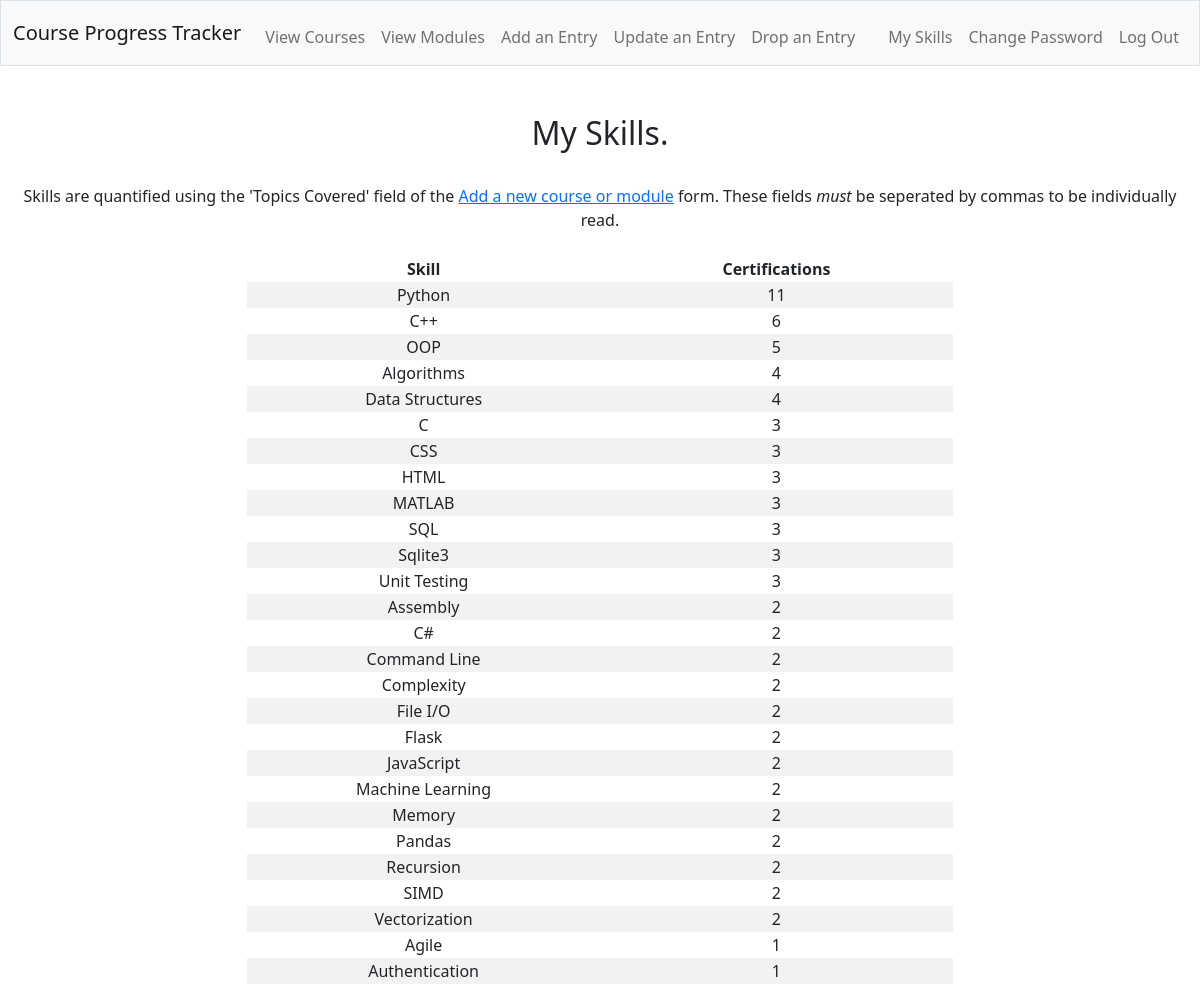
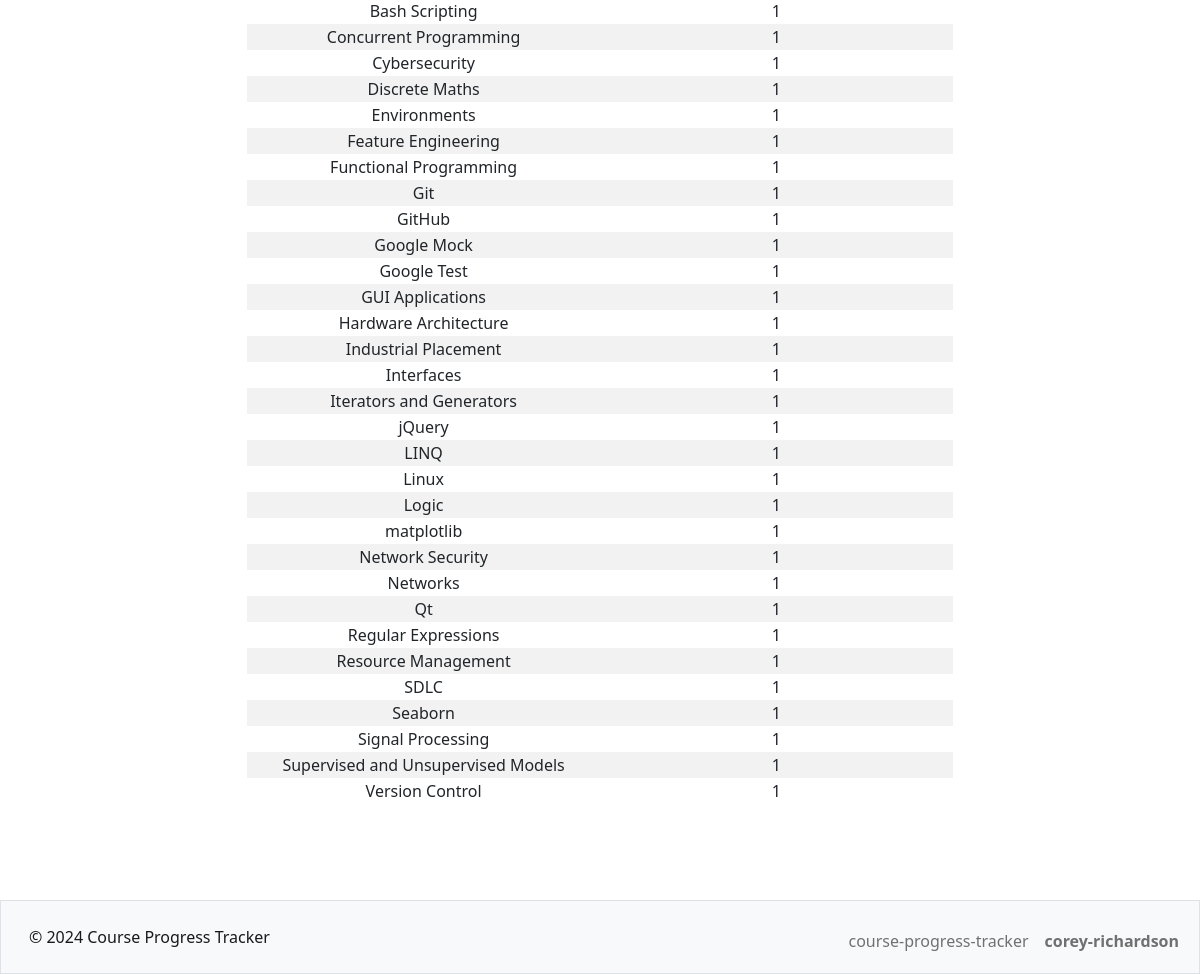
/skills (signed in), run on the app's committed database (2 pictures, top to bottom).
### tables this page shows
CREATE TABLE "courses" (id INTEGER, user_id INTEGER NOT NULL, name TEXT NOT NULL UNIQUE, url TEXT, topics TEXT NOT NULL, desc TEXT NOT NULL, provider TEXT NOT NULL, is_complete INTEGER NOT NULL, is_course BOOL NOT NULL, PRIMARY KEY(id));

### app.py (the view)
@app.route("/skills")
@login_required
def skills():
    course_topics = db.execute(
        "SELECT topics FROM courses \
        WHERE user_id = ? AND is_complete = 2",
        (session["user_id"],)
    ).fetchall()
    if len(course_topics) == 0:
        return render_template("empty.html", type="skills", action="display")
    topics = {}
    for skill_tuple in course_topics:
        skill_tuple_contents = skill_tuple[0]
        skill_list = skill_tuple_contents.split(",")
        for skill in skill_list:
            skill = skill.strip()
            if skill in topics:
                topics[skill] += 1
            else:
                topics[skill] = 1
    skills = sorted(topics.items(), key=lambda x: (-x[1], x[0].lower()))
    return render_template("skills.html", skills=skills)

### app.py (called while the page is built)
@app.after_request
def after_request(response):
    response.headers["Cache-Control"] = "no-cache, no-store, must-revalidate"
    response.headers["Expires"] = 0
    response.headers["Pragma"] = "no-cache"
    return response

### helpers.py (called while the page is built)
def login_required(f):
    @wraps(f)
    def decorated_function(*args, **kwargs):
        if session.get("user_id") is None:
            return redirect("/login")
        return f(*args, **kwargs)
    return decorated_function

### templates/skills.html (shortened to what this page needs)
{% extends "layout.html" %}
{% block main %}
    <h2>My Skills.</h2> <br>
    <p>Skills are quantified using the 'Topics Covered' field of the <a href="/add" target="_blank">Add a new course or module</a> form. These fields <em>must</em> be seperated by commas to be individually read.</p> <br>
    <table style="margin-left: auto; margin-right: auto; min-width: 60%; max-width: 80%;">
        <tr>
            <th style="width: 50%;">Skill</th>
            <th style="width: 50%;">Certifications</th>
        </tr>
        {% for skill in skills %}
            <tr>
                <td>{{ skill[0] }}</td>
                <td>{{ skill[1] }}</td>
            </tr>
        {% endfor %}
    </table>
{% endblock %}

### static/style.css (style rules this page uses)
body { display: flex; flex-direction: column; min-height: 100vh; }
p, aside { margin: 0; }
tr:nth-child(even) { background-color: #f2f2f2; }

### data on the page
courses: topics "MATLAB", skill "3"
courses: topics "Industrial Placement", user "1"

### other printed values
{{ skill[0] }} "Python" "C++" "OOP" "Algorithms" "Data Structures" "C" "CSS" "HTML" "SQL" "Sqlite3" "Unit Testing" "Assembly" "C#" "Command Line" "Complexity" "File I/O" "Flask" "JavaScript" "Machine Learning" "Memory" "Pandas" "Recursion" "SIMD" "Vectorization" "Agile" "Authentication" "Bash Scripting" "Concurrent Programming" "Cybersecurity" "Discrete Maths" "Environments" "Feature Engineering" "Functional Programming" "Git" "GitHub" "Google Mock" "Google Test" "GUI Applications" "Hardware Architecture" "Interfaces" "Iterators and Generators" "jQuery" "LINQ" "Linux" "Logic" "matplotlib" "Network Security" "Networks" "Qt" "Regular Expressions" "Resource Management" "SDLC" "Seaborn" "Signal Processing" "Supervised and Unsupervised Models" "Version Control"
{{ skill[1] }} "11" "6" "5" "4" "4" "3" "3" "3" "3" "3" "3" "2" "2" "2" "2" "2" "2" "2" "2" "2" "2" "2" "2" "2" "1" "1" "1" "1" "1" "1" "1" "1" "1" "1" "1" "1" "1" "1" "1" "1" "1" "1" "1" "1" "1" "1" "1" "1" "1" "1" "1" "1" "1" "1" "1" "1"
